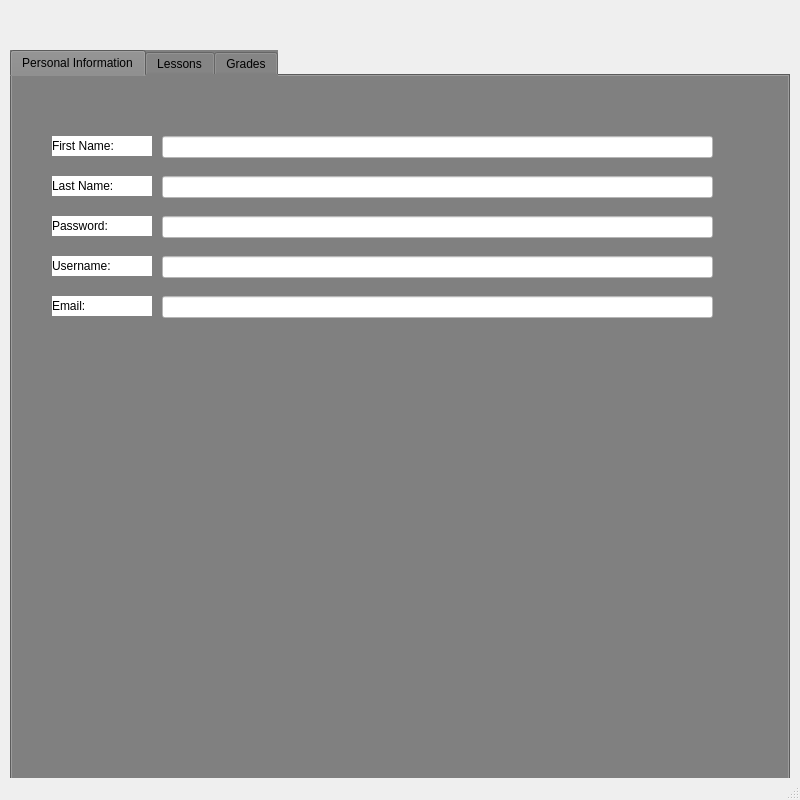
<?xml version="1.0" encoding="UTF-8"?>
<ui version="4.0">
 <class>MainWindow</class>
 <widget class="QMainWindow" name="MainWindow">
  <property name="geometry">
   <rect>
    <x>0</x>
    <y>0</y>
    <width>800</width>
    <height>800</height>
   </rect>
  </property>
  <property name="minimumSize">
   <size>
    <width>800</width>
    <height>800</height>
   </size>
  </property>
  <property name="maximumSize">
   <size>
    <width>800</width>
    <height>800</height>
   </size>
  </property>
  <property name="windowTitle">
   <string>MainWindow</string>
  </property>
  <widget class="QWidget" name="centralwidget">
   <widget class="QTabWidget" name="tabWidget_teacher">
    <property name="geometry">
     <rect>
      <x>10</x>
      <y>50</y>
      <width>780</width>
      <height>780</height>
     </rect>
    </property>
    <property name="minimumSize">
     <size>
      <width>780</width>
      <height>780</height>
     </size>
    </property>
    <property name="maximumSize">
     <size>
      <width>780</width>
      <height>780</height>
     </size>
    </property>
    <property name="styleSheet">
     <string notr="true">background-color: #808080</string>
    </property>
    <property name="currentIndex">
     <number>0</number>
    </property>
    <widget class="QWidget" name="tab">
     <attribute name="title">
      <string>Personal Information</string>
     </attribute>
     <widget class="QLabel" name="label_password_teacher">
      <property name="geometry">
       <rect>
        <x>40</x>
        <y>140</y>
        <width>100</width>
        <height>20</height>
       </rect>
      </property>
      <property name="styleSheet">
       <string notr="true">background-color: #ffffff</string>
      </property>
      <property name="text">
       <string>Password:</string>
      </property>
     </widget>
     <widget class="QLabel" name="label_username_teacher">
      <property name="geometry">
       <rect>
        <x>40</x>
        <y>180</y>
        <width>100</width>
        <height>20</height>
       </rect>
      </property>
      <property name="styleSheet">
       <string notr="true">background-color: #ffffff</string>
      </property>
      <property name="text">
       <string>Username:</string>
      </property>
     </widget>
     <widget class="QLabel" name="label_email_teacher">
      <property name="geometry">
       <rect>
        <x>40</x>
        <y>220</y>
        <width>100</width>
        <height>20</height>
       </rect>
      </property>
      <property name="styleSheet">
       <string notr="true">background-color: #ffffff</string>
      </property>
      <property name="text">
       <string>Email:</string>
      </property>
     </widget>
     <widget class="QLabel" name="label_first_name_teacher">
      <property name="geometry">
       <rect>
        <x>40</x>
        <y>60</y>
        <width>100</width>
        <height>20</height>
       </rect>
      </property>
      <property name="styleSheet">
       <string notr="true">background-color: #ffffff</string>
      </property>
      <property name="text">
       <string>First Name:</string>
      </property>
     </widget>
     <widget class="QLineEdit" name="lineEdit_first_name_teacher">
      <property name="geometry">
       <rect>
        <x>150</x>
        <y>60</y>
        <width>551</width>
        <height>22</height>
       </rect>
      </property>
      <property name="styleSheet">
       <string notr="true">background-color:#ffffff
</string>
      </property>
      <property name="text">
       <string/>
      </property>
     </widget>
     <widget class="QLabel" name="label_last_name_teacher">
      <property name="geometry">
       <rect>
        <x>40</x>
        <y>100</y>
        <width>100</width>
        <height>20</height>
       </rect>
      </property>
      <property name="styleSheet">
       <string notr="true">background-color: #ffffff</string>
      </property>
      <property name="text">
       <string>Last Name:</string>
      </property>
     </widget>
     <widget class="QLineEdit" name="lineEdit_lastname_teacher">
      <property name="geometry">
       <rect>
        <x>150</x>
        <y>100</y>
        <width>551</width>
        <height>22</height>
       </rect>
      </property>
      <property name="styleSheet">
       <string notr="true">background-color:#ffffff</string>
      </property>
      <property name="text">
       <string/>
      </property>
     </widget>
     <widget class="QLineEdit" name="lineEdit_emai_teacher">
      <property name="geometry">
       <rect>
        <x>150</x>
        <y>220</y>
        <width>551</width>
        <height>22</height>
       </rect>
      </property>
      <property name="styleSheet">
       <string notr="true">background-color: #ffffff</string>
      </property>
      <property name="text">
       <string/>
      </property>
     </widget>
     <widget class="QLineEdit" name="lineEdit_username_teacher">
      <property name="geometry">
       <rect>
        <x>150</x>
        <y>180</y>
        <width>551</width>
        <height>22</height>
       </rect>
      </property>
      <property name="styleSheet">
       <string notr="true">background-color: #ffffff</string>
      </property>
      <property name="text">
       <string/>
      </property>
     </widget>
     <widget class="QLineEdit" name="lineEdit_password_teacher">
      <property name="geometry">
       <rect>
        <x>150</x>
        <y>140</y>
        <width>551</width>
        <height>22</height>
       </rect>
      </property>
      <property name="styleSheet">
       <string notr="true">background-color: #ffffff</string>
      </property>
      <property name="text">
       <string/>
      </property>
     </widget>
    </widget>
    <widget class="QWidget" name="tab_2">
     <attribute name="title">
      <string>Lessons</string>
     </attribute>
     <widget class="QTabWidget" name="tabWidget_lessons_func">
      <property name="geometry">
       <rect>
        <x>10</x>
        <y>10</y>
        <width>760</width>
        <height>760</height>
       </rect>
      </property>
      <property name="currentIndex">
       <number>1</number>
      </property>
      <widget class="QWidget" name="tab_5">
       <attribute name="title">
        <string>Add</string>
       </attribute>
       <widget class="QTabWidget" name="tabWidget_lesson_add_func">
        <property name="geometry">
         <rect>
          <x>10</x>
          <y>10</y>
          <width>740</width>
          <height>740</height>
         </rect>
        </property>
        <property name="currentIndex">
         <number>1</number>
        </property>
        <widget class="QWidget" name="tab_20">
         <attribute name="title">
          <string>New Lesson</string>
         </attribute>
         <widget class="QLabel" name="label_lesson_add_newlesson">
          <property name="geometry">
           <rect>
            <x>30</x>
            <y>110</y>
            <width>100</width>
            <height>20</height>
           </rect>
          </property>
          <property name="minimumSize">
           <size>
            <width>0</width>
            <height>2</height>
           </size>
          </property>
          <property name="font">
           <font>
            <pointsize>10</pointsize>
           </font>
          </property>
          <property name="styleSheet">
           <string notr="true">background-color: #ffffff</string>
          </property>
          <property name="text">
           <string>Lesson:</string>
          </property>
         </widget>
         <widget class="QPushButton" name="pushButton_lesson_add_newlesson_add">
          <property name="geometry">
           <rect>
            <x>320</x>
            <y>210</y>
            <width>181</width>
            <height>28</height>
           </rect>
          </property>
          <property name="font">
           <font>
            <pointsize>10</pointsize>
           </font>
          </property>
          <property name="styleSheet">
           <string notr="true">background-color: #ffffff</string>
          </property>
          <property name="text">
           <string>Add</string>
          </property>
         </widget>
         <widget class="QLineEdit" name="lineEdit_lesson_add_newlesson">
          <property name="geometry">
           <rect>
            <x>170</x>
            <y>110</y>
            <width>481</width>
            <height>22</height>
           </rect>
          </property>
          <property name="styleSheet">
           <string notr="true">background-color: #ffffff</string>
          </property>
         </widget>
        </widget>
        <widget class="QWidget" name="tab_21">
         <attribute name="title">
          <string>StudentToLesson</string>
         </attribute>
         <widget class="QLabel" name="label_lesson_add_stuTolesson_stu_num">
          <property name="geometry">
           <rect>
            <x>50</x>
            <y>90</y>
            <width>131</width>
            <height>20</height>
           </rect>
          </property>
          <property name="minimumSize">
           <size>
            <width>0</width>
            <height>2</height>
           </size>
          </property>
          <property name="font">
           <font>
            <pointsize>10</pointsize>
           </font>
          </property>
          <property name="styleSheet">
           <string notr="true">background-color: #ffffff</string>
          </property>
          <property name="text">
           <string>Student Number:</string>
          </property>
         </widget>
         <widget class="QPushButton" name="pushButton_Lesson_add_StuToLesson_add">
          <property name="geometry">
           <rect>
            <x>340</x>
            <y>190</y>
            <width>181</width>
            <height>28</height>
           </rect>
          </property>
          <property name="font">
           <font>
            <pointsize>10</pointsize>
           </font>
          </property>
          <property name="styleSheet">
           <string notr="true">background-color: #ffffff</string>
          </property>
          <property name="text">
           <string>Add</string>
          </property>
         </widget>
         <widget class="QLineEdit" name="lineEdit_lesson_add_StuTolesson_1">
          <property name="geometry">
           <rect>
            <x>190</x>
            <y>90</y>
            <width>481</width>
            <height>22</height>
           </rect>
          </property>
          <property name="styleSheet">
           <string notr="true">background-color: #ffffff</string>
          </property>
         </widget>
         <widget class="QLabel" name="label_lesson_add_stuToLes_lesson">
          <property name="geometry">
           <rect>
            <x>50</x>
            <y>140</y>
            <width>131</width>
            <height>20</height>
           </rect>
          </property>
          <property name="minimumSize">
           <size>
            <width>0</width>
            <height>2</height>
           </size>
          </property>
          <property name="font">
           <font>
            <pointsize>10</pointsize>
           </font>
          </property>
          <property name="styleSheet">
           <string notr="true">background-color: #ffffff</string>
          </property>
          <property name="text">
           <string>Lesson</string>
          </property>
         </widget>
         <widget class="QLineEdit" name="lineEdit_Lesson_Add_StuTolesson_2">
          <property name="geometry">
           <rect>
            <x>190</x>
            <y>140</y>
            <width>481</width>
            <height>22</height>
           </rect>
          </property>
          <property name="styleSheet">
           <string notr="true">background-color: #ffffff</string>
          </property>
         </widget>
        </widget>
       </widget>
      </widget>
      <widget class="QWidget" name="tab_6">
       <attribute name="title">
        <string>Edit</string>
       </attribute>
       <widget class="QPushButton" name="pushButton_Lesson_Edit_edit">
        <property name="geometry">
         <rect>
          <x>350</x>
          <y>210</y>
          <width>181</width>
          <height>28</height>
         </rect>
        </property>
        <property name="font">
         <font>
          <pointsize>10</pointsize>
         </font>
        </property>
        <property name="styleSheet">
         <string notr="true">background-color: #ffffff</string>
        </property>
        <property name="text">
         <string>Edit</string>
        </property>
       </widget>
       <widget class="QLabel" name="label_lesson_edit_curLesName">
        <property name="geometry">
         <rect>
          <x>30</x>
          <y>90</y>
          <width>171</width>
          <height>20</height>
         </rect>
        </property>
        <property name="minimumSize">
         <size>
          <width>0</width>
          <height>2</height>
         </size>
        </property>
        <property name="font">
         <font>
          <pointsize>10</pointsize>
         </font>
        </property>
        <property name="styleSheet">
         <string notr="true">background-color: #ffffff</string>
        </property>
        <property name="text">
         <string>Current Lesson Name:</string>
        </property>
       </widget>
       <widget class="QLineEdit" name="lineEdit_Lesson_Edit_1">
        <property name="geometry">
         <rect>
          <x>220</x>
          <y>90</y>
          <width>481</width>
          <height>22</height>
         </rect>
        </property>
        <property name="styleSheet">
         <string notr="true">background-color: #ffffff</string>
        </property>
       </widget>
       <widget class="QLabel" name="label_Lesson_Edit_NewLesName">
        <property name="geometry">
         <rect>
          <x>30</x>
          <y>150</y>
          <width>141</width>
          <height>20</height>
         </rect>
        </property>
        <property name="minimumSize">
         <size>
          <width>0</width>
          <height>2</height>
         </size>
        </property>
        <property name="font">
         <font>
          <pointsize>10</pointsize>
         </font>
        </property>
        <property name="styleSheet">
         <string notr="true">background-color: #ffffff</string>
        </property>
        <property name="text">
         <string>New Lesson Name:</string>
        </property>
       </widget>
       <widget class="QLineEdit" name="lineEdit_Lesson_Edit_2">
        <property name="geometry">
         <rect>
          <x>220</x>
          <y>150</y>
          <width>481</width>
          <height>22</height>
         </rect>
        </property>
        <property name="styleSheet">
         <string notr="true">background-color: #ffffff</string>
        </property>
       </widget>
      </widget>
      <widget class="QWidget" name="tab_7">
       <attribute name="title">
        <string>Remove</string>
       </attribute>
       <widget class="QTabWidget" name="tabWidget_lesson_remove_func">
        <property name="geometry">
         <rect>
          <x>10</x>
          <y>10</y>
          <width>740</width>
          <height>740</height>
         </rect>
        </property>
        <property name="currentIndex">
         <number>0</number>
        </property>
        <widget class="QWidget" name="tab_22">
         <attribute name="title">
          <string>Lesson</string>
         </attribute>
         <widget class="QLabel" name="label_lesson_remove_lesson">
          <property name="geometry">
           <rect>
            <x>30</x>
            <y>110</y>
            <width>100</width>
            <height>20</height>
           </rect>
          </property>
          <property name="minimumSize">
           <size>
            <width>0</width>
            <height>2</height>
           </size>
          </property>
          <property name="font">
           <font>
            <pointsize>10</pointsize>
           </font>
          </property>
          <property name="styleSheet">
           <string notr="true">background-color: #ffffff</string>
          </property>
          <property name="text">
           <string>Lesson:</string>
          </property>
         </widget>
         <widget class="QPushButton" name="pushButton_lesson_remove_lesson_rem">
          <property name="geometry">
           <rect>
            <x>320</x>
            <y>210</y>
            <width>181</width>
            <height>28</height>
           </rect>
          </property>
          <property name="font">
           <font>
            <pointsize>10</pointsize>
           </font>
          </property>
          <property name="styleSheet">
           <string notr="true">background-color: #ffffff</string>
          </property>
          <property name="text">
           <string>Remove</string>
          </property>
         </widget>
         <widget class="QLineEdit" name="lineEdit_lesson_remove_lesson">
          <property name="geometry">
           <rect>
            <x>170</x>
            <y>110</y>
            <width>481</width>
            <height>22</height>
           </rect>
          </property>
          <property name="styleSheet">
           <string notr="true">background-color: #ffffff</string>
          </property>
         </widget>
        </widget>
        <widget class="QWidget" name="tab_23">
         <attribute name="title">
          <string>RemoveStudent</string>
         </attribute>
         <widget class="QLabel" name="label_lesson_remove_restu_stunum">
          <property name="geometry">
           <rect>
            <x>50</x>
            <y>90</y>
            <width>131</width>
            <height>20</height>
           </rect>
          </property>
          <property name="minimumSize">
           <size>
            <width>0</width>
            <height>2</height>
           </size>
          </property>
          <property name="font">
           <font>
            <pointsize>10</pointsize>
           </font>
          </property>
          <property name="styleSheet">
           <string notr="true">background-color: #ffffff</string>
          </property>
          <property name="text">
           <string>Student Number:</string>
          </property>
         </widget>
         <widget class="QPushButton" name="pushButton_Lesson_remove_remstu_remove">
          <property name="geometry">
           <rect>
            <x>340</x>
            <y>190</y>
            <width>181</width>
            <height>28</height>
           </rect>
          </property>
          <property name="font">
           <font>
            <pointsize>10</pointsize>
           </font>
          </property>
          <property name="styleSheet">
           <string notr="true">background-color: #ffffff</string>
          </property>
          <property name="text">
           <string>Remove</string>
          </property>
         </widget>
         <widget class="QLineEdit" name="lineEdit_lesson_remove_remstu_1">
          <property name="geometry">
           <rect>
            <x>190</x>
            <y>90</y>
            <width>481</width>
            <height>22</height>
           </rect>
          </property>
          <property name="styleSheet">
           <string notr="true">background-color: #ffffff</string>
          </property>
         </widget>
         <widget class="QLabel" name="label_lesson_remove_remstu_lesson">
          <property name="geometry">
           <rect>
            <x>50</x>
            <y>140</y>
            <width>131</width>
            <height>20</height>
           </rect>
          </property>
          <property name="minimumSize">
           <size>
            <width>0</width>
            <height>2</height>
           </size>
          </property>
          <property name="font">
           <font>
            <pointsize>10</pointsize>
           </font>
          </property>
          <property name="styleSheet">
           <string notr="true">background-color: #ffffff</string>
          </property>
          <property name="text">
           <string>Lesson</string>
          </property>
         </widget>
         <widget class="QLineEdit" name="lineEdit_Lesson_remove_remstu_2">
          <property name="geometry">
           <rect>
            <x>190</x>
            <y>140</y>
            <width>481</width>
            <height>22</height>
           </rect>
          </property>
          <property name="styleSheet">
           <string notr="true">background-color: #ffffff</string>
          </property>
         </widget>
        </widget>
       </widget>
      </widget>
     </widget>
    </widget>
    <widget class="QWidget" name="tab_4">
     <attribute name="title">
      <string>Grades</string>
     </attribute>
     <widget class="QPushButton" name="pushButton_3">
      <property name="geometry">
       <rect>
        <x>890</x>
        <y>310</y>
        <width>93</width>
        <height>28</height>
       </rect>
      </property>
      <property name="font">
       <font>
        <pointsize>10</pointsize>
       </font>
      </property>
      <property name="text">
       <string>Remove</string>
      </property>
     </widget>
     <widget class="QTabWidget" name="tabWidget_grade_func">
      <property name="geometry">
       <rect>
        <x>10</x>
        <y>10</y>
        <width>760</width>
        <height>760</height>
       </rect>
      </property>
      <property name="currentIndex">
       <number>2</number>
      </property>
      <widget class="QWidget" name="tab_14">
       <attribute name="title">
        <string>Add</string>
       </attribute>
       <widget class="QLineEdit" name="lineEdit_grades_add_1">
        <property name="geometry">
         <rect>
          <x>180</x>
          <y>80</y>
          <width>481</width>
          <height>22</height>
         </rect>
        </property>
        <property name="styleSheet">
         <string notr="true">background-color: #ffffff</string>
        </property>
       </widget>
       <widget class="QLabel" name="label_grades_add_stunum">
        <property name="geometry">
         <rect>
          <x>40</x>
          <y>80</y>
          <width>121</width>
          <height>20</height>
         </rect>
        </property>
        <property name="minimumSize">
         <size>
          <width>0</width>
          <height>2</height>
         </size>
        </property>
        <property name="font">
         <font>
          <pointsize>10</pointsize>
         </font>
        </property>
        <property name="styleSheet">
         <string notr="true">background-color: #ffffff</string>
        </property>
        <property name="text">
         <string>Student Number</string>
        </property>
       </widget>
       <widget class="QPushButton" name="pushButton_grades_add_add">
        <property name="geometry">
         <rect>
          <x>330</x>
          <y>230</y>
          <width>181</width>
          <height>28</height>
         </rect>
        </property>
        <property name="font">
         <font>
          <pointsize>10</pointsize>
         </font>
        </property>
        <property name="styleSheet">
         <string notr="true">background-color: #ffffff</string>
        </property>
        <property name="text">
         <string>Add</string>
        </property>
       </widget>
       <widget class="QLabel" name="label_grades_add_lesson">
        <property name="geometry">
         <rect>
          <x>40</x>
          <y>130</y>
          <width>121</width>
          <height>20</height>
         </rect>
        </property>
        <property name="minimumSize">
         <size>
          <width>0</width>
          <height>2</height>
         </size>
        </property>
        <property name="font">
         <font>
          <pointsize>10</pointsize>
         </font>
        </property>
        <property name="styleSheet">
         <string notr="true">background-color: #ffffff</string>
        </property>
        <property name="text">
         <string>Lesson:</string>
        </property>
       </widget>
       <widget class="QLineEdit" name="lineEdit_grades_add_2">
        <property name="geometry">
         <rect>
          <x>180</x>
          <y>130</y>
          <width>481</width>
          <height>22</height>
         </rect>
        </property>
        <property name="styleSheet">
         <string notr="true">background-color: #ffffff</string>
        </property>
       </widget>
       <widget class="QLabel" name="label_grades_add_grade">
        <property name="geometry">
         <rect>
          <x>40</x>
          <y>180</y>
          <width>121</width>
          <height>20</height>
         </rect>
        </property>
        <property name="minimumSize">
         <size>
          <width>0</width>
          <height>2</height>
         </size>
        </property>
        <property name="font">
         <font>
          <pointsize>10</pointsize>
         </font>
        </property>
        <property name="styleSheet">
         <string notr="true">background-color: #ffffff</string>
        </property>
        <property name="text">
         <string>Grade</string>
        </property>
       </widget>
       <widget class="QLineEdit" name="lineEdit_grades_add_3">
        <property name="geometry">
         <rect>
          <x>180</x>
          <y>180</y>
          <width>481</width>
          <height>22</height>
         </rect>
        </property>
        <property name="styleSheet">
         <string notr="true">background-color: #ffffff</string>
        </property>
       </widget>
      </widget>
      <widget class="QWidget" name="tab_15">
       <attribute name="title">
        <string>Edit</string>
       </attribute>
       <widget class="QPushButton" name="pushButton_grades_edit_search">
        <property name="geometry">
         <rect>
          <x>310</x>
          <y>210</y>
          <width>181</width>
          <height>28</height>
         </rect>
        </property>
        <property name="font">
         <font>
          <pointsize>10</pointsize>
         </font>
        </property>
        <property name="styleSheet">
         <string notr="true">background-color: #ffffff</string>
        </property>
        <property name="text">
         <string>Search</string>
        </property>
       </widget>
       <widget class="QLabel" name="label_grades_edit_stunum">
        <property name="geometry">
         <rect>
          <x>30</x>
          <y>90</y>
          <width>121</width>
          <height>20</height>
         </rect>
        </property>
        <property name="minimumSize">
         <size>
          <width>0</width>
          <height>2</height>
         </size>
        </property>
        <property name="font">
         <font>
          <pointsize>10</pointsize>
         </font>
        </property>
        <property name="styleSheet">
         <string notr="true">background-color: #ffffff</string>
        </property>
        <property name="text">
         <string>Student Number:</string>
        </property>
       </widget>
       <widget class="QLineEdit" name="lineEdit_grades_edit_1">
        <property name="geometry">
         <rect>
          <x>170</x>
          <y>90</y>
          <width>481</width>
          <height>22</height>
         </rect>
        </property>
        <property name="styleSheet">
         <string notr="true">background-color: #ffffff</string>
        </property>
       </widget>
       <widget class="QLabel" name="label_grades_edit_lesson">
        <property name="geometry">
         <rect>
          <x>30</x>
          <y>140</y>
          <width>121</width>
          <height>20</height>
         </rect>
        </property>
        <property name="minimumSize">
         <size>
          <width>0</width>
          <height>2</height>
         </size>
        </property>
        <property name="font">
         <font>
          <pointsize>10</pointsize>
         </font>
        </property>
        <property name="styleSheet">
         <string notr="true">background-color: #ffffff</string>
        </property>
        <property name="text">
         <string>Lesson:</string>
        </property>
       </widget>
       <widget class="QLineEdit" name="lineEdit_grades_edit_2">
        <property name="geometry">
         <rect>
          <x>170</x>
          <y>140</y>
          <width>481</width>
          <height>22</height>
         </rect>
        </property>
        <property name="styleSheet">
         <string notr="true">background-color: #ffffff</string>
        </property>
       </widget>
       <widget class="QLineEdit" name="lineEdit_grades_edit_4">
        <property name="geometry">
         <rect>
          <x>180</x>
          <y>370</y>
          <width>481</width>
          <height>22</height>
         </rect>
        </property>
        <property name="styleSheet">
         <string notr="true">background-color: #ffffff</string>
        </property>
        <property name="text">
         <string/>
        </property>
       </widget>
       <widget class="QLabel" name="label_grades_edit_new_grade">
        <property name="geometry">
         <rect>
          <x>40</x>
          <y>370</y>
          <width>121</width>
          <height>20</height>
         </rect>
        </property>
        <property name="minimumSize">
         <size>
          <width>0</width>
          <height>2</height>
         </size>
        </property>
        <property name="font">
         <font>
          <pointsize>10</pointsize>
         </font>
        </property>
        <property name="styleSheet">
         <string notr="true">background-color: #ffffff</string>
        </property>
        <property name="text">
         <string>New Grade</string>
        </property>
       </widget>
       <widget class="QLineEdit" name="lineEdit_grades_edit_3">
        <property name="geometry">
         <rect>
          <x>180</x>
          <y>320</y>
          <width>481</width>
          <height>22</height>
         </rect>
        </property>
        <property name="styleSheet">
         <string notr="true">background-color: #ffffff</string>
        </property>
       </widget>
       <widget class="QLabel" name="label_grades_edit_current_grade">
        <property name="geometry">
         <rect>
          <x>40</x>
          <y>320</y>
          <width>121</width>
          <height>20</height>
         </rect>
        </property>
        <property name="minimumSize">
         <size>
          <width>0</width>
          <height>2</height>
         </size>
        </property>
        <property name="font">
         <font>
          <pointsize>10</pointsize>
         </font>
        </property>
        <property name="styleSheet">
         <string notr="true">background-color: #ffffff</string>
        </property>
        <property name="text">
         <string>Current Grade</string>
        </property>
       </widget>
       <widget class="QPushButton" name="pushButton_grades_edit_edit">
        <property name="geometry">
         <rect>
          <x>310</x>
          <y>440</y>
          <width>181</width>
          <height>28</height>
         </rect>
        </property>
        <property name="font">
         <font>
          <pointsize>10</pointsize>
         </font>
        </property>
        <property name="styleSheet">
         <string notr="true">background-color: #ffffff</string>
        </property>
        <property name="text">
         <string>Edit</string>
        </property>
       </widget>
      </widget>
      <widget class="QWidget" name="tab_16">
       <attribute name="title">
        <string>Remove</string>
       </attribute>
       <widget class="QPushButton" name="pushButton_grades_remove_remove">
        <property name="geometry">
         <rect>
          <x>300</x>
          <y>260</y>
          <width>181</width>
          <height>28</height>
         </rect>
        </property>
        <property name="font">
         <font>
          <pointsize>10</pointsize>
         </font>
        </property>
        <property name="styleSheet">
         <string notr="true">background-color: #ffffff</string>
        </property>
        <property name="text">
         <string>Remove</string>
        </property>
       </widget>
       <widget class="QLabel" name="label_21">
        <property name="geometry">
         <rect>
          <x>40</x>
          <y>90</y>
          <width>100</width>
          <height>20</height>
         </rect>
        </property>
        <property name="minimumSize">
         <size>
          <width>0</width>
          <height>2</height>
         </size>
        </property>
        <property name="font">
         <font>
          <pointsize>10</pointsize>
         </font>
        </property>
        <property name="text">
         <string/>
        </property>
       </widget>
       <widget class="QLineEdit" name="lineEdit_grades_remove_1">
        <property name="geometry">
         <rect>
          <x>180</x>
          <y>90</y>
          <width>481</width>
          <height>22</height>
         </rect>
        </property>
        <property name="styleSheet">
         <string notr="true">background-color: #ffffff</string>
        </property>
       </widget>
       <widget class="QLabel" name="label_grades_remove_stunum">
        <property name="geometry">
         <rect>
          <x>30</x>
          <y>90</y>
          <width>131</width>
          <height>20</height>
         </rect>
        </property>
        <property name="minimumSize">
         <size>
          <width>0</width>
          <height>2</height>
         </size>
        </property>
        <property name="font">
         <font>
          <pointsize>10</pointsize>
         </font>
        </property>
        <property name="styleSheet">
         <string notr="true">background-color: #ffffff</string>
        </property>
        <property name="text">
         <string>Student Number:</string>
        </property>
       </widget>
       <widget class="QLabel" name="label_grades_remove_lesson">
        <property name="geometry">
         <rect>
          <x>30</x>
          <y>140</y>
          <width>121</width>
          <height>20</height>
         </rect>
        </property>
        <property name="minimumSize">
         <size>
          <width>0</width>
          <height>2</height>
         </size>
        </property>
        <property name="font">
         <font>
          <pointsize>10</pointsize>
         </font>
        </property>
        <property name="styleSheet">
         <string notr="true">background-color: #ffffff</string>
        </property>
        <property name="text">
         <string>Lesson:</string>
        </property>
       </widget>
       <widget class="QLineEdit" name="lineEdit_grades_remove_2">
        <property name="geometry">
         <rect>
          <x>180</x>
          <y>140</y>
          <width>481</width>
          <height>22</height>
         </rect>
        </property>
        <property name="styleSheet">
         <string notr="true">background-color: #ffffff</string>
        </property>
       </widget>
       <widget class="QLabel" name="label_grades_remove_grade">
        <property name="geometry">
         <rect>
          <x>30</x>
          <y>200</y>
          <width>121</width>
          <height>20</height>
         </rect>
        </property>
        <property name="minimumSize">
         <size>
          <width>0</width>
          <height>2</height>
         </size>
        </property>
        <property name="font">
         <font>
          <pointsize>10</pointsize>
         </font>
        </property>
        <property name="styleSheet">
         <string notr="true">background-color: #ffffff</string>
        </property>
        <property name="text">
         <string>Grade</string>
        </property>
       </widget>
       <widget class="QLineEdit" name="lineEdit_grades_remove_3">
        <property name="geometry">
         <rect>
          <x>180</x>
          <y>200</y>
          <width>481</width>
          <height>22</height>
         </rect>
        </property>
        <property name="styleSheet">
         <string notr="true">background-color: #ffffff</string>
        </property>
       </widget>
      </widget>
     </widget>
    </widget>
   </widget>
  </widget>
  <widget class="QStatusBar" name="statusbar"/>
 </widget>
 <resources/>
 <connections/>
</ui>
